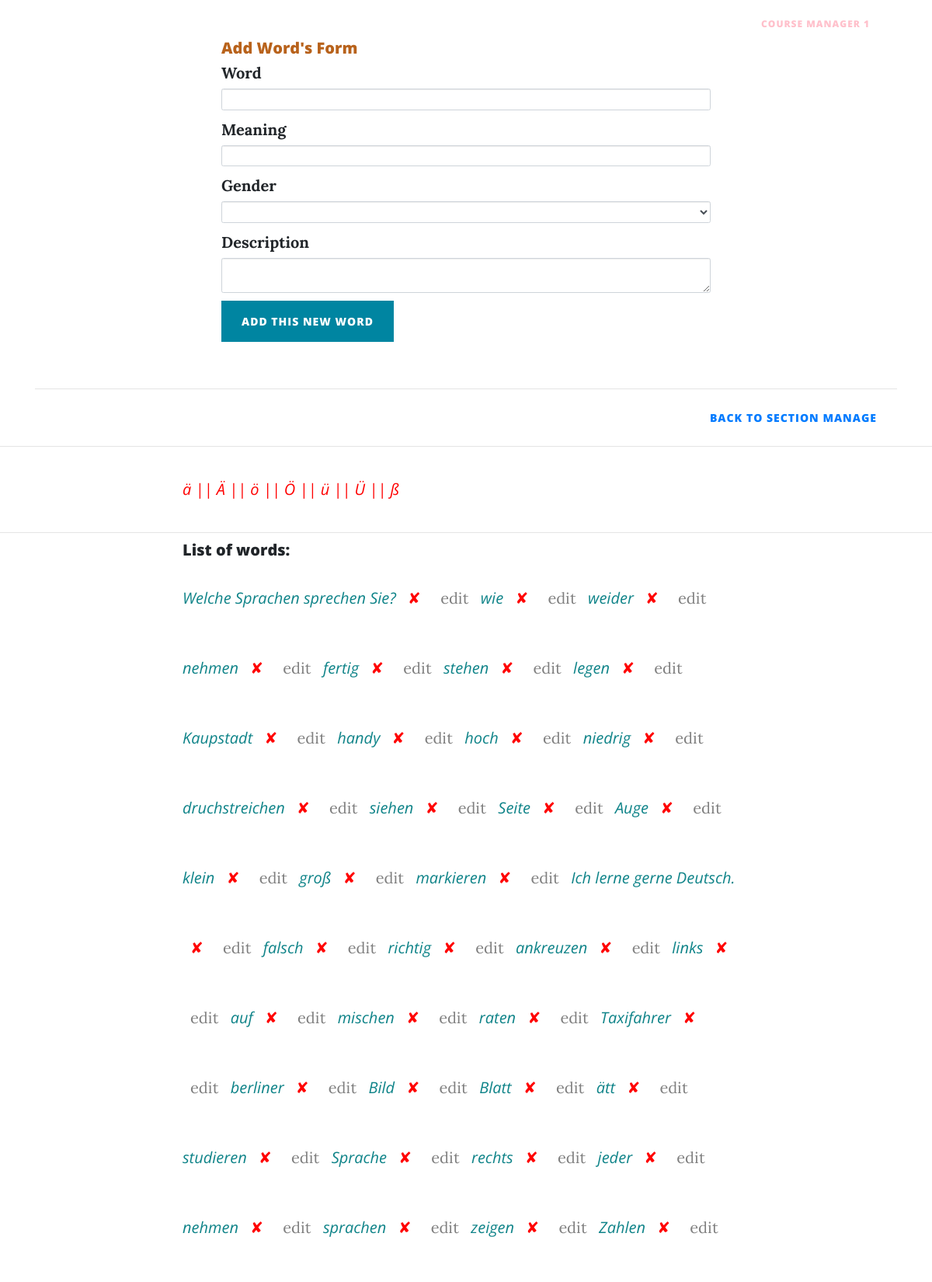
The app's page /word_manage/section/1 (signed in, upper part) with its own data.
### main.py (models this page shows)
class User(UserMixin, db.Model):
    __tablename__ = "user_table"
    id = db.Column(db.Integer, primary_key=True)
    name = db.Column(db.String(150), nullable=False)
    email = db.Column(db.String(250), unique=True, nullable=False)
    study_course = db.Column(db.String(150), nullable=True)
    password = db.Column(db.String(250), nullable=False)
    img = db.Column(db.String(250), nullable=True)
    date_of_register = db.Column(db.String(150), nullable=False)
    has_courses = relationship("Course", back_populates="belong_to_user")
    extra = db.Column(db.String(150), nullable=True)

class Word(db.Model):
    __tablename__ = "word_table"
    id = db.Column(db.Integer, primary_key=True)
    name = db.Column(db.String(150), nullable=False)
    meaning = db.Column(db.String(200), nullable=False)
    gender = db.Column(db.String(20), nullable=True)
    description = db.Column(db.String(500), nullable=True)
    img = db.Column(db.String(250), nullable=True)
    belong_to_section = relationship("Section", back_populates="has_word")
    belong_to_section_id = db.Column(db.Integer, db.ForeignKey('section_table.id'))
    extra = db.Column(db.String(150), nullable=True)

### main.py (the view, shortened to what this page needs)
@app.route('/word_manage/section/<section_id>', methods=['POST', 'GET'])
@course_manager_only
def word_manage(section_id):
    word_form = WordForm()
    user_name = ''
    section = Section.query.filter_by(id=int(section_id)).first()
    word_list2 = []
    for words in section.has_word:
        word_list2.append(words)
    section_name = section.name
    if current_user.is_authenticated:
        user_name = current_user.name
    return render_template("word_manage.html", user_name=user_name, logged_in=current_user.is_authenticated,
                           form=word_form, section_name=section_name, word_list=word_list2, section_id=section_id)

### forms.py
class WordForm(FlaskForm):
    name = StringField("Word", validators=[DataRequired()])
    meaning = StringField("Meaning", validators=[DataRequired()])
    gender = SelectField("Gender", choices=['', 'der', 'die', 'das'])
    description = CKEditorField("Description")
    submit = SubmitField("Add This New Word")

### main.py (called while the page is built)
@login_manager.user_loader
def load_user(user_id):
    return User.query.get(int(user_id))

def course_manager_only(f):
    @wraps(f)
    def decorated_function2(*args, **kwargs):
        if current_user.is_authenticated:
            if current_user.has_courses:
                return f(*args, **kwargs)
        return abort(403)
    return decorated_function2

### templates/word_manage.html (shortened to what this page needs)
{% extends 'bootstrap/base.html' %}
{% import "bootstrap/wtf.html" as wtf %}
{% block content %}
{% include "header.html" %}
  <div class="container">
    <div class="row">
      <div class="col-lg-8 col-md-10 mx-auto content">
          <div style="padding:50px">
          <h2 style="color:#B8621B">Add Word's Form</h2>
        {{ wtf.quick_form(form, novalidate=True, button_map={"submit": "primary"}) }}
          </div>
      </div>
    </div>
         <hr>
        <div class="clearfix">
          <a class="btn btn-link float-right" href="{{url_for('section_manage')}}">Back to Section Manage</a>
        </div>
  </div>
    <hr>
    <div>
      <div class="container">
        <div class="row">
            <div class="col-lg-8 col-md-10 mx-auto content">
                 <p>ä || Ä || ö || Ö || ü || Ü || ß </p>
            </div>
        </div>
      </div>
    </div>
   <hr>
  <div class="container">
    <div class="row">
      <div class="col-lg-8 col-md-10 mx-auto content">
          <h2>List of words:</h2>
        {% for word in word_list %}
        <p style="color:#0E8388; display: inline-block"> {{word.name}}</p>
        <a class="nav-link" style="color:red; display: inline-block" href="{{ url_for('delete_word',
        section_id=section_id, word_id=word.id) }}">✘</a>
          <a class="nav-link" style="color:gray; display: inline-block" href="{{ url_for('edit_word',
        section_id=section_id, word_id=word.id) }}">edit</a>
        {% endfor %}
      </div>
    </div>
  </div>
{% include "footer.html" %}
{% endblock %}

### templates/header.html (shortened to what this page needs)
<!DOCTYPE html>
<html lang="en">
<head>
  <link href="{{ url_for('static', filename='vendor/bootstrap/css/bootstrap.min.css') }}" rel="stylesheet">
  <link href="{{ url_for('static', filename='vendor/fontawesome-free/css/all.min.css')}}" rel="stylesheet" type="text/css">
  <link href="{{ url_for('static', filename='css/clean-blog.min.css')}}" rel="stylesheet">
</head>
<body>
  <nav class="navbar navbar-expand-lg navbar-light fixed-top" id="mainNav">
    <div class="container">
      <a class="navbar-brand" href="{{url_for('index')}}">Amir's Website</a>
      <div class="collapse navbar-collapse" id="navbarResponsive">
        <ul class="navbar-nav ml-auto">
          <li class="nav-item">
            <a class="nav-link" href="{{ url_for('index') }}">Home</a>
          </li>
        {% if not logged_in: %}
          <li class="nav-item">
            <a class="nav-link" href="{{ url_for('login') }}">Login</a>
          </li>
          <li class="nav-item">
            <a class="nav-link" href="{{ url_for('register') }}">Register</a>
          </li>
        {% else: %}
          <li class="nav-item">
            <a class="nav-link" href="{{ url_for('logout') }}">Log Out</a>
          </li>
        {% endif %}
        {% if True: %}
          <li class="nav-item">
            <a class="nav-link"></a>
          </li>
        {% endif %}
          {% if user_name %}
          <li class="nav-item">
            <a class="nav-link" href="{{ url_for('profile') }}" style="color:pink">{{user_name}}</a>
          </li>
          {% endif %}
        </ul>
      </div>
    </div>
  </nav>

### records on screen
User: name "COURSE MANAGER 1"
Word: name "Welche Sprachen sprechen Sie?"
Word: name "wie"
Word: name "weider"
Word: name "nehmen"
Word: name "fertig"
Word: name "stehen"
Word: name "legen"
Word: name "Kaupstadt"
Word: name "handy"
Word: name "hoch"
Word: name "niedrig"
Word: name "druchstreichen"
Word: name "siehen"
Word: name "Seite"
Word: name "Auge"
Word: name "klein"
Word: name "groß"
Word: name "markieren"
Word: name "Ich lerne gerne Deutsch."
Word: name "falsch"
Word: name "richtig"
Word: name "ankreuzen"
Word: name "links"
Word: name "auf"
Word: name "mischen"
Word: name "raten"
Word: name "Taxifahrer"
Word: name "berliner"
Word: name "Bild"
Word: name "Blatt"
Word: name "ätt"
Word: name "studieren"
Word: name "Sprache"
Word: name "rechts"
Word: name "jeder"
Word: name "nehmen"
Word: name "sprachen"
Word: name "zeigen"
Word: name "Zahlen"
